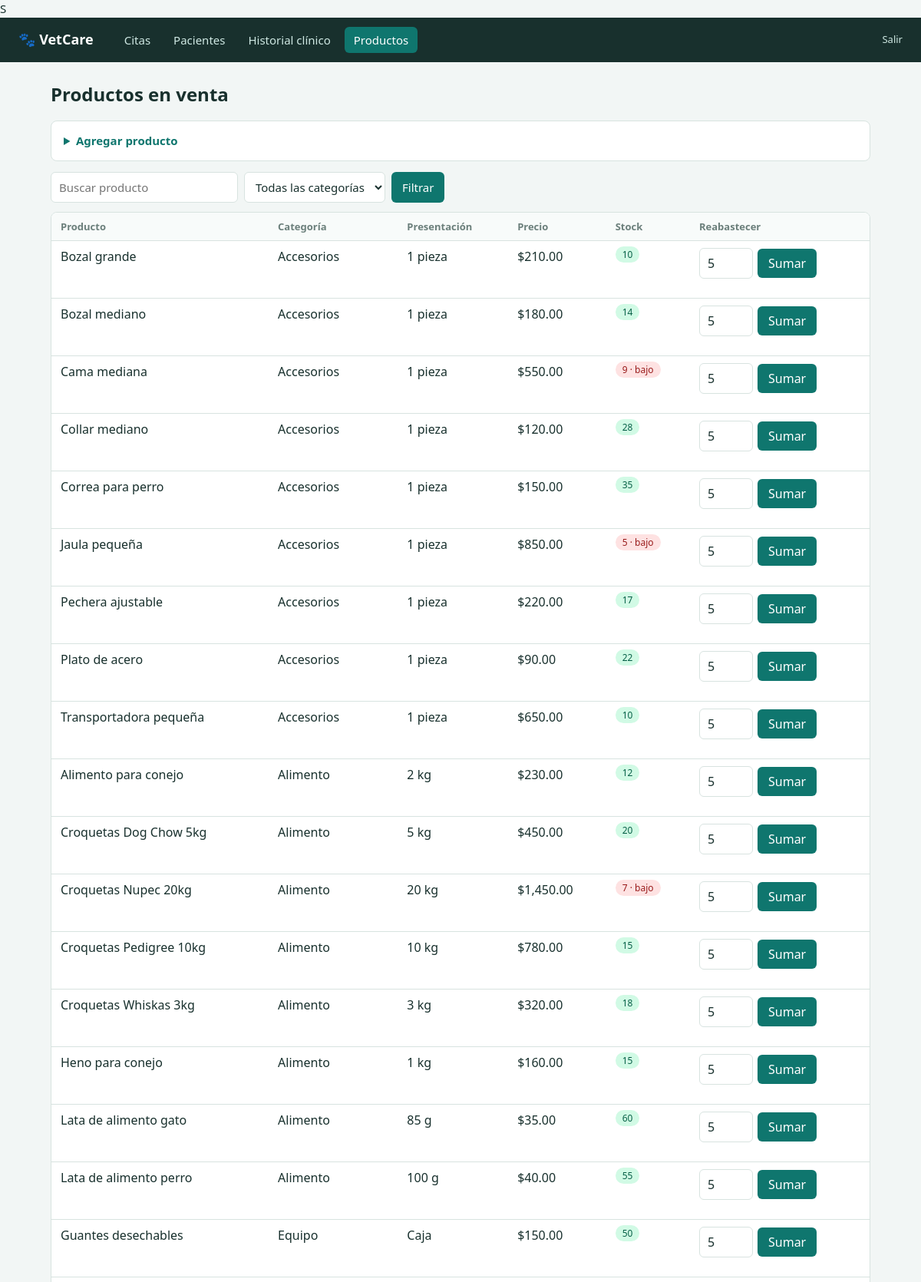
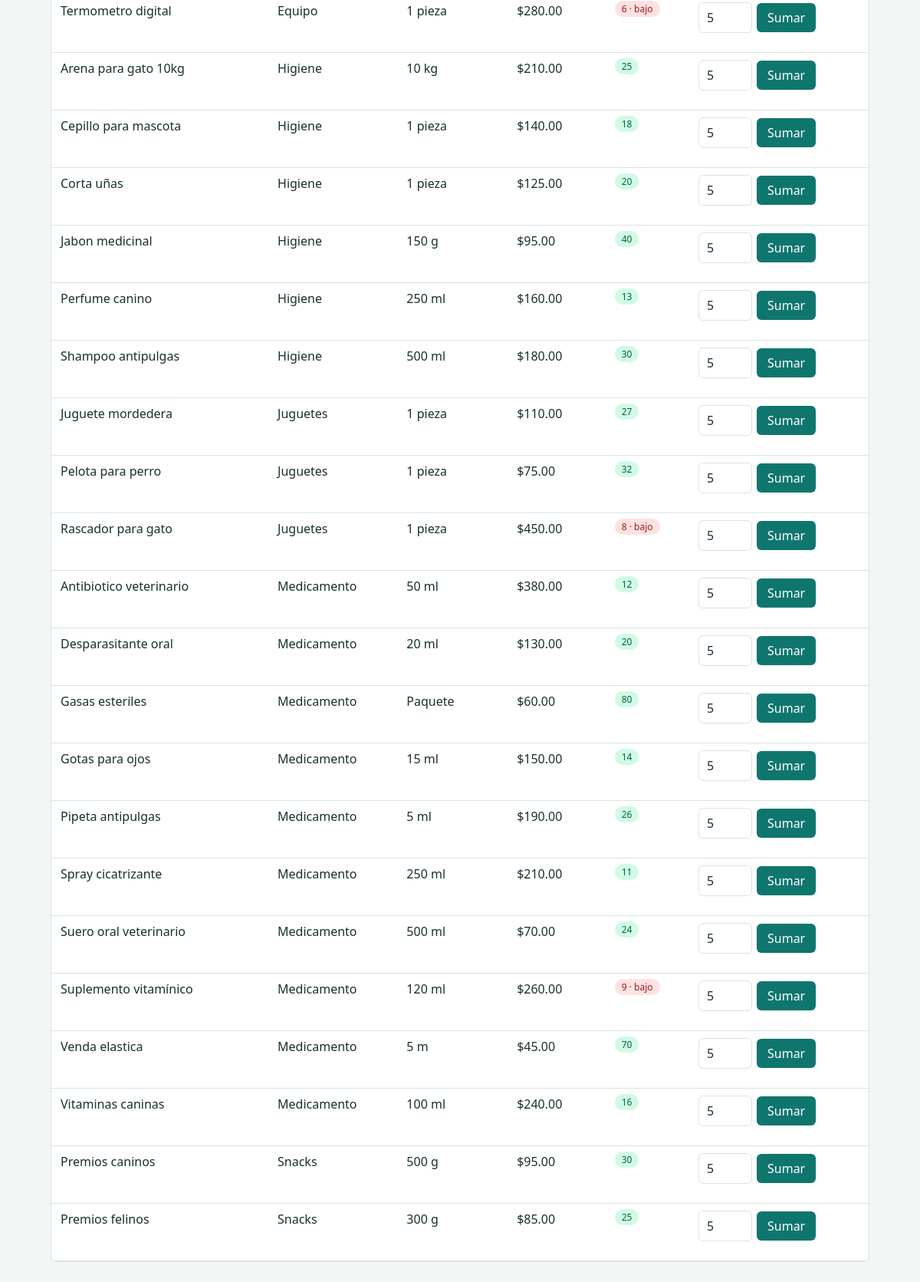
/productos.php (signed in), run on the app's committed database (2 pictures, top to bottom).
### tables this page shows
CREATE TABLE `productos` (
  `id_Productos` int(11) NOT NULL,
  `nombre_productos` varchar(150) NOT NULL,
  `categoria` varchar(100) DEFAULT NULL,
  `precio` decimal(10,2) DEFAULT NULL,
  `stock` int(11) DEFAULT NULL,
  `estado` varchar(50) DEFAULT NULL,
  `peso_medida` varchar(50) DEFAULT NULL
);

### productos.php (the view, shortened to what this page needs)
S<?php
require 'config.php';
$cat = $_GET['cat'] ?? '';
$q = '%' . ($_GET['q'] ?? '') . '%';
$s = $pdo->prepare("SELECT * FROM productos WHERE (?='' OR categoria=?) AND nombre_productos LIKE ? ORDER BY categoria, nombre_productos");
$s->execute([$cat, $cat, $q]);
$rows = $s->fetchAll();
head('Productos en venta'); ?>
<details class="card">
  <summary>Agregar producto</summary>
</details>
<form class="filters"><input name="q" placeholder="Buscar producto" value="<?= e($_GET['q'] ?? '') ?>"><select name="cat">
    <option value="">Todas las categorías</option>
  </select><button>Filtrar</button></form>
<div class="scroll">
  <table>
    <tr>
      <th>Producto</th>
      <th>Categoría</th>
      <th>Presentación</th>
      <th>Precio</th>
      <th>Stock</th>
      <th>Reabastecer</th>
    </tr>
    <?php foreach ($rows as $r): ?><tr>
        <td><?= e($r['nombre_productos']) ?></td>
        <td><?= e($r['categoria']) ?></td>
        <td><?= e($r['peso_medida']) ?></td>
        <td><?= money($r['precio']) ?></td>
        <td><span class="tag <?= $r['stock'] < 10 ? 'cancelada' : 'completada' ?>"><?= (int)$r['stock'] ?><?= $r['stock'] < 10 ? ' · bajo' : '' ?></span></td>
        <td>
          <form method="post" class="inline"><?= tok() ?><input type="hidden" name="id" value="<?= $r['id_Productos'] ?>"><input type="number" name="sumar" value="5" min="1" style="width:70px"><button>Sumar</button></form>
        </td>
      </tr>
    <?php endforeach;
    if (!$rows) echo '<tr><td colspan="6" class="muted">Sin productos.</td></tr>'; ?>
  </table>
</div>

### style.css (style rules this page uses)
:root { --ink: #18302d; --bg: #f2f6f5; --card: #fff; --acc: #0f766e; --line: #d8e3e0; --muted: #6b7f7b; --warn: #b45309 }
* { box-sizing: border-box }
body { margin: 0; font: 15px/1.5 "Segoe UI", system-ui, sans-serif; background: var(--bg); color: var(--ink) }
.card { background: var(--card); border: 1px solid var(--line); border-radius: 8px; padding: 14px 16px; margin-bottom: 14px }
input, select { padding: 8px 10px; border: 1px solid var(--line); border-radius: 6px; font: inherit; color: var(--ink); background: #fff }
button { background: var(--acc); color: #fff; border: 0; border-radius: 6px; padding: 8px 14px; font: inherit; cursor: pointer }
summary { cursor: pointer; font-weight: 600; color: var(--acc) }
.filters { display: flex; gap: 8px; flex-wrap: wrap; margin: 0 0 12px }
.inline { display: flex; gap: 6px; flex-wrap: wrap; align-items: center }
.scroll { overflow-x: auto; background: var(--card); border: 1px solid var(--line); border-radius: 8px }
table { width: 100%; border-collapse: collapse }
th, td { padding: 9px 12px; text-align: left; border-bottom: 1px solid var(--line); vertical-align: top }
th { font-size: 13px; color: var(--muted); background: #f8fbfa }
.tag { padding: 2px 9px; border-radius: 99px; font-size: 12px; background: #e2e8f0 }
.tag.completada { background: #d1fae5; color: #065f46 }
.tag.cancelada { background: #fee2e2; color: #991b1b }

### data on the page
productos: nombre_productos "Bozal grande", categoria "Accesorios", peso_medida "1 pieza", precio "$210.00", stock "10"
productos: nombre_productos "Bozal mediano", categoria "Accesorios", peso_medida "1 pieza", precio "$180.00", stock "14"
productos: nombre_productos "Cama mediana", categoria "Accesorios", peso_medida "1 pieza", precio "$550.00", stock "9", shows "· bajo"
productos: nombre_productos "Collar mediano", categoria "Accesorios", peso_medida "1 pieza", precio "$120.00", stock "28"
productos: nombre_productos "Correa para perro", categoria "Accesorios", peso_medida "1 pieza", precio "$150.00", stock "35"
productos: nombre_productos "Jaula pequeña", categoria "Accesorios", peso_medida "1 pieza", precio "$850.00", stock "5", shows "· bajo"
productos: nombre_productos "Pechera ajustable", categoria "Accesorios", peso_medida "1 pieza", precio "$220.00", stock "17"
productos: nombre_productos "Plato de acero", categoria "Accesorios", peso_medida "1 pieza", precio "$90.00", stock "22"
productos: nombre_productos "Transportadora pequeña", categoria "Accesorios", peso_medida "1 pieza", precio "$650.00", stock "10"
productos: nombre_productos "Alimento para conejo", categoria "Alimento", peso_medida "2 kg", precio "$230.00", stock "12"
productos: nombre_productos "Croquetas Dog Chow 5kg", categoria "Alimento", peso_medida "5 kg", precio "$450.00", stock "20"
productos: nombre_productos "Croquetas Nupec 20kg", categoria "Alimento", peso_medida "20 kg", precio "$1,450.00", stock "7", shows "· bajo"
productos: nombre_productos "Croquetas Pedigree 10kg", categoria "Alimento", peso_medida "10 kg", precio "$780.00", stock "15"
productos: nombre_productos "Croquetas Whiskas 3kg", categoria "Alimento", peso_medida "3 kg", precio "$320.00", stock "18"
productos: nombre_productos "Heno para conejo", categoria "Alimento", peso_medida "1 kg", precio "$160.00", stock "15"
productos: nombre_productos "Lata de alimento gato", categoria "Alimento", peso_medida "85 g", precio "$35.00", stock "60"
productos: nombre_productos "Lata de alimento perro", categoria "Alimento", peso_medida "100 g", precio "$40.00", stock "55"
productos: nombre_productos "Guantes desechables", categoria "Equipo", peso_medida "Caja", precio "$150.00", stock "50"
productos: nombre_productos "Termometro digital", categoria "Equipo", peso_medida "1 pieza", precio "$280.00", stock "6", shows "· bajo"
productos: nombre_productos "Arena para gato 10kg", categoria "Higiene", peso_medida "10 kg", precio "$210.00", stock "25"
productos: nombre_productos "Cepillo para mascota", categoria "Higiene", peso_medida "1 pieza", precio "$140.00", stock "18"
productos: nombre_productos "Corta uñas", categoria "Higiene", peso_medida "1 pieza", precio "$125.00", stock "20"
productos: nombre_productos "Jabon medicinal", categoria "Higiene", peso_medida "150 g", precio "$95.00", stock "40"
productos: nombre_productos "Perfume canino", categoria "Higiene", peso_medida "250 ml", precio "$160.00", stock "13"
productos: nombre_productos "Shampoo antipulgas", categoria "Higiene", peso_medida "500 ml", precio "$180.00", stock "30"
productos: nombre_productos "Juguete mordedera", categoria "Juguetes", peso_medida "1 pieza", precio "$110.00", stock "27"
productos: nombre_productos "Pelota para perro", categoria "Juguetes", peso_medida "1 pieza", precio "$75.00", stock "32"
productos: nombre_productos "Rascador para gato", categoria "Juguetes", peso_medida "1 pieza", precio "$450.00", stock "8", shows "· bajo"
productos: nombre_productos "Antibiotico veterinario", categoria "Medicamento", peso_medida "50 ml", precio "$380.00", stock "12"
productos: nombre_productos "Desparasitante oral", categoria "Medicamento", peso_medida "20 ml", precio "$130.00", stock "20"
productos: nombre_productos "Gasas esteriles", categoria "Medicamento", peso_medida "Paquete", precio "$60.00", stock "80"
productos: nombre_productos "Gotas para ojos", categoria "Medicamento", peso_medida "15 ml", precio "$150.00", stock "14"
productos: nombre_productos "Pipeta antipulgas", categoria "Medicamento", peso_medida "5 ml", precio "$190.00", stock "26"
productos: nombre_productos "Spray cicatrizante", categoria "Medicamento", peso_medida "250 ml", precio "$210.00", stock "11"
productos: nombre_productos "Suero oral veterinario", categoria "Medicamento", peso_medida "500 ml", precio "$70.00", stock "24"
productos: nombre_productos "Suplemento vitamínico", categoria "Medicamento", peso_medida "120 ml", precio "$260.00", stock "9", shows "· bajo"
productos: nombre_productos "Venda elastica", categoria "Medicamento", peso_medida "5 m", precio "$45.00", stock "70"
productos: nombre_productos "Vitaminas caninas", categoria "Medicamento", peso_medida "100 ml", precio "$240.00", stock "16"
productos: nombre_productos "Premios caninos", categoria "Snacks", peso_medida "500 g", precio "$95.00", stock "30"
productos: nombre_productos "Premios felinos", categoria "Snacks", peso_medida "300 g", precio "$85.00", stock "25"

### other printed values
$l "Citas"
$l "Pacientes"
$l "Historial clínico"
$l "Productos"
$t "Productos en venta"
